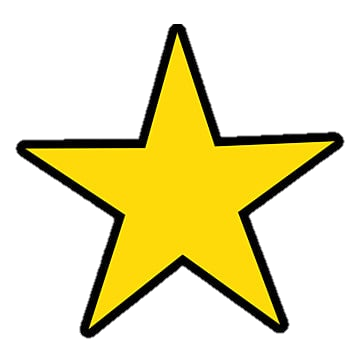
#> input picture images/random_2.png, 360 x 360 px, given in place of background_1.png, which was not available
$ python -i app.py   (imports and definitions only)
#> lines starting #> are read from the running program, lines starting #| are printed output that depends on the picture; pictures that were not available may be replaced by others from this repository, and a replacement may not be noted
# located at /app.py
import os
import base64
import hashlib
import requests
import urllib.parse
import cv2
import random
import numpy as np
from PIL import Image
from collections import Counter
from flask import Flask, session, redirect, url_for, request, render_template, flash, jsonify, send_from_directory
from dotenv import load_dotenv
from datetime import datetime, timedelta

# Load environment variables
# [4 lines not run here, left out]
# [1 line that did not run here, left out]

# Tesla API Constants
CLIENT_ID = os.getenv('CLIENT_ID')
REDIRECT_URI = os.getenv('REDIRECT_URI')
AUTH_URL = 'https://auth.tesla.com/oauth2/v3/authorize'
TOKEN_URL = 'https://auth.tesla.com/oauth2/v3/token'
AUDIENCE = 'https://fleet-api.prd.na.vn.cloud.tesla.com'
API_BASE_URL = 'https://fleet-api.prd.na.vn.cloud.tesla.com'
SCOPE = 'user_data vehicle_device_data'  # Minimum scopes for user info
CODE_CHALLENGE_METHOD = 'S256'

# Cache settings
CACHE_DIR = 'cache'
CACHE_DURATION = timedelta(hours=720)

# Create cache directory if not exists
# [2 lines not run here, left out]

# Generate PKCE code verifier and challenge
# [6 lines left out: function generate_code_verifier_and_challenge, not called in this run]

# [3 lines that did not run here, left out]

# [18 lines that did not run here, left out]

# [35 lines that did not run here, left out]

# [24 lines that did not run here, left out]

# [20 lines that did not run here, left out]

# [21 lines that did not run here, left out]

# 차량 이미지를 생성하는 엔드포인트
# [12 lines that did not run here, left out]

def generate_tesla_images(model_letter, option_codes):
    # Tesla 이미지 베이스 URL
    base_url = "https://static-assets.tesla.com/configurator/compositor"

    # 이미지 각도 옵션 설정
    view_angles = [ 'STUD_FRONT34', 'STUD_SIDEVIEW', 'STUD_REAR34', 'STUD_RIMCLOSEUP', 'STUD_INTERIOR']

    # 배경 설정 (0: 흰색 배경, 1: 투명 배경)
    bkba_opt = 1

    # 이미지 URL 생성 (각각의 뷰 앵글에 대해 생성)
    image_urls = [
        f"{base_url}?&context=design_studio_2&options={','.join(option_codes)}&view={view}&model=m{model_letter}&size=1920&bkba_opt={bkba_opt}&crop=0,0,0,0&"
        for view in view_angles
    ]

    return image_urls

def cache_images(image_urls, vin, model_letter, option_codes):
    cached_image_paths = []
    view_index = 0  # 뷰 각도마다 고유한 파일명을 생성하기 위한 인덱스

    for url in image_urls:
        view_index += 1  # 다음 뷰 각도를 처리하기 위한 인덱스 증가
        # 파일명 생성: 뷰를 구분하여 각 뷰의 이미지를 고유하게 저장
        view_angle = url.split('&view=')[1].split('&')[0]  # URL에서 view 각도 추출
        file_name = f"{view_index}-{vin}_{model_letter}_{'_'.join(option_codes)}_{view_angle}.jpg".replace('/', '_')
        file_path = os.path.join(CACHE_DIR, file_name)

        # 파일이 이미 캐시되어 있고 24시간 내 생성되었다면 기존 파일을 사용
        if os.path.exists(file_path):
            file_mod_time = datetime.fromtimestamp(os.path.getmtime(file_path))
            if datetime.now() - file_mod_time < CACHE_DURATION:
                if view_index == 1:
                    cartoon_file_name = f"6-{vin}_{model_letter}_cartoon.png"
                    cached_image_paths.append(f"/cached_image/{cartoon_file_name}")
                cached_image_paths.append(f"/cached_image/{file_name}")
                continue
            else:
                # 캐시 시간이 초과되면 파일을 삭제
                os.remove(file_path)

        # 새로운 파일 다운로드
        response = requests.get(url, stream=True)
        if response.status_code == 200:
            with open(file_path, 'wb') as file:
                file.write(response.content)

            if view_index == 1:
                cartoon_file_name = f"6-{vin}_{model_letter}_cartoon.png"
                create_cartoon_image(file_path, cartoon_file_name)
                cached_image_paths.append(f"/cached_image/{cartoon_file_name}")

            cached_image_paths.append(f"/cached_image/{file_name}")


    return cached_image_paths

def create_cartoon_image(input_image_path, output_image_name):
    # Set canvas size for NFT (e.g., 1024x1024 pixels)
#> called with input_image_path = 'images/random_2.png', output_image_name = 'out.png'
    canvas_width, canvas_height = 1024, 1024

    # Load background image and resize to fit canvas while maintaining aspect ratio
    background_path = 'images/background_1.png'
    background = Image.open(background_path).convert('RGBA')
#> background is the input picture: PIL image 360x360 RGBA; mean R, G, B, A 55.9, 48.4, 3.1, 77.1
    bg_w, bg_h = background.size
#> bg_w = 360; bg_h = 360
    bg_scale = max(canvas_width / bg_w, canvas_height / bg_h)
#> bg_scale = 2.84
    new_bg_size = (int(bg_w * bg_scale), int(bg_h * bg_scale))
#> new_bg_size = (1024, 1024)
    background_resized = background.resize(new_bg_size, Image.LANCZOS)

    # Crop background to fit the canvas size
    start_x = (background_resized.width - canvas_width) // 2
#> start_x = 0
    start_y = (background_resized.height - canvas_height) // 2
#> start_y = 0
    background_cropped = background_resized.crop((start_x, start_y, start_x + canvas_width, start_y + canvas_height))

    # Load input image and resize it to 95% of its original size
    img = Image.open(input_image_path).convert('RGBA')
    img_w, img_h = img.size
#> img_w = 360; img_h = 360
    img_resized = img.resize((int(img_w * 0.95), int(img_h * 0.95)), Image.LANCZOS)

    # Calculate position to place the input image at the bottom of the canvas
    x_offset = (canvas_width - img_resized.width) // 2
#> x_offset = 341
    y_offset = canvas_height - img_resized.height
#> y_offset = 682

    # Paste input image onto background with cropping if necessary
    background_cropped.paste(img_resized, (x_offset, y_offset), img_resized)
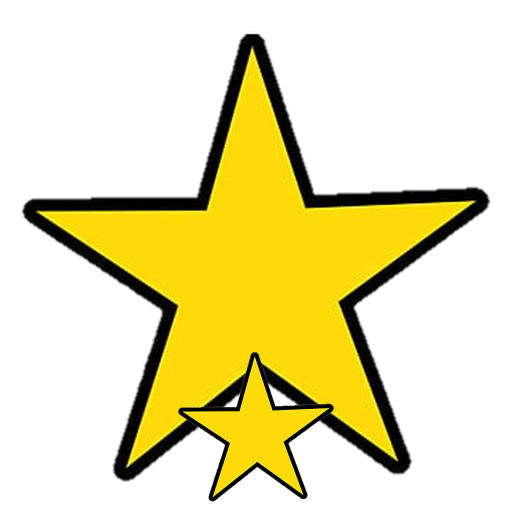
#> background_cropped: PIL image 1024x1024 RGBA (shown at 1/2 size); mean R, G, B, A 61.7, 53.5, 3.5, 84.3; transparent parts drawn white

    # Load star images and resize to 10% of canvas width while maintaining aspect ratio
    star_paths = ['images/random_1.png', 'images/random_2.png']
    stars = [Image.open(path).convert('RGBA') for path in star_paths]
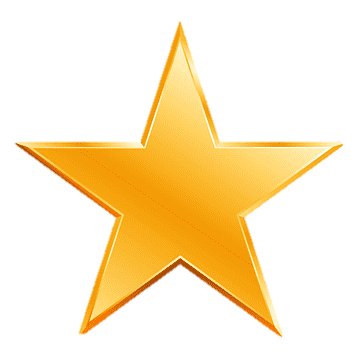
#> input picture images/random_1.png, 360 x 360 px
#> stars = 2 items
    star_resized_list = []
    for star in stars:
        star_w, star_h = star.size
        star_scale = (0.1 * canvas_width) / star_w
        new_star_size = (int(star_w * star_scale), int(star_h * star_scale))
        star_resized_list.append(star.resize(new_star_size, Image.LANCZOS))
#> this loop made 2 passes
#> (star_w, star_h, star_scale, new_star_size) on passes 1 to 2: (360, 360, 0.284, (102, 102)), (360, 360, 0.284, (102, 102))
#> after the loop, star_resized_list = 2 items

    # Add random star decorations
    num_stars = random.randint(7, 20)
    for _ in range(num_stars):
        # Randomly select a star image
        star_resized = random.choice(star_resized_list)

        # Random position for each star
        x_pos = random.randint(0, canvas_width - star_resized.width)
        y_pos = random.randint(0, canvas_height - star_resized.height)

        # Paste star onto background, maintaining transparency
        background_cropped.paste(star_resized, (x_pos, y_pos), star_resized)
#> this loop made 20 passes
#> pass 1, in create_cartoon_image, `star_resized = random.choice(star_resized_list)`:
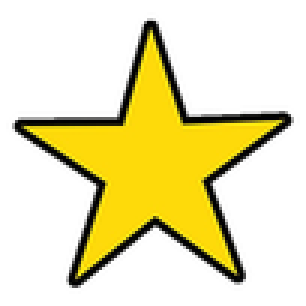
#> star_resized: PIL image 102x102 RGBA (shown 3 times larger); mean R, G, B, A 55.9, 48.7, 3.2, 77.1; transparent parts drawn white
#> after the loop:
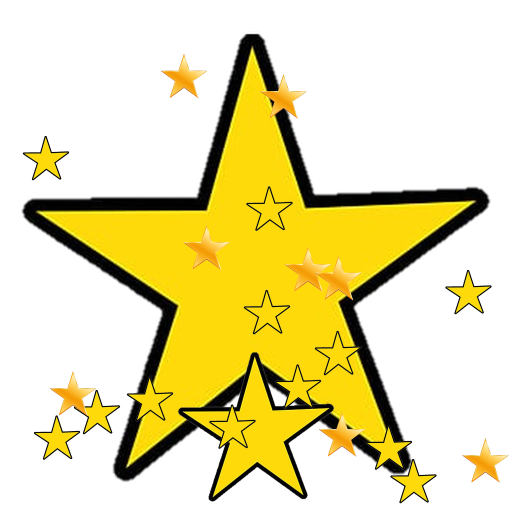
#> background_cropped: PIL image 1024x1024 RGBA (shown at 1/2 size); mean R, G, B, A 67.5, 57.8, 4.6, 90.7; transparent parts drawn white

    # Save the final image as PNG to support transparency
    output_image_name = os.path.splitext(output_image_name)[0] + ".png"
    background_cropped.save(os.path.join('cache', output_image_name), format='PNG')

# [4 lines that did not run here, left out]

# [5 lines that did not run here, left out]

# [2 lines not run here, left out]

>>> result = create_cartoon_image('images/random_2.png', 'out.png')
